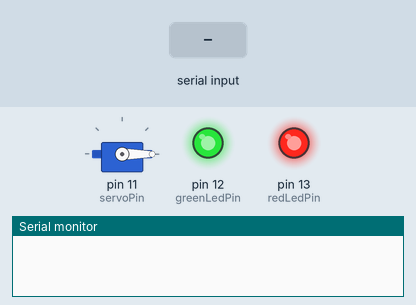
Bench run of a sketch on a simulated Arduino Uno, built with avr-gcc and run on an emulated ATmega328P. Parts: servo, output pins drawn as LEDs (lit = HIGH), the last lines printed to the serial monitor. The inputs (shaded band) are chosen by the test bench.

Above: at 0.1 s.
At 1.7 s:
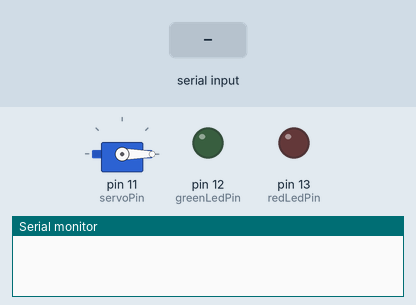
1.8 s: "g" received over Serial
At 2.9 s:
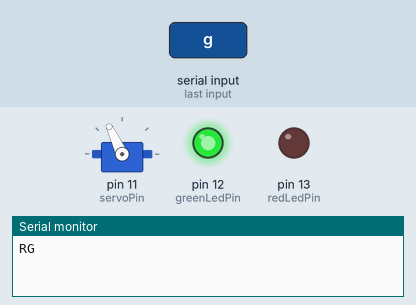
Timing chart, 0 to 8.3 s (numbered marks = the images above; inputs shaded):
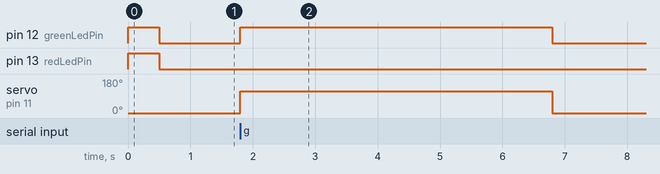

Measured:
- after the input at 1.8 s, pin 12 (greenLedPin): LOW → HIGH at once, → LOW 5.0 s later; servo on pin 11 (servoPin): 0° → 115° at once, → 0° 5.0 s later

The sketch:

arduino_lock.ino
```cpp
#include <Servo.h>

// settings
int lockPosition = 0;
int unlockPosition = 115;
int serialSpeed = 9600;

// pins
int servoPin = 11;
int greenLedPin = 12;
int redLedPin = 13;

// global servo
Servo servo;

// runs on start, takes a second to run
void setup()
{
  pinMode(redLedPin, OUTPUT);
  pinMode(greenLedPin, OUTPUT);
  digitalWrite(redLedPin,HIGH);
  digitalWrite(greenLedPin,HIGH);
  Serial.begin(serialSpeed);
  servo.attach(servoPin);
  lock();
  delay(500);
  servo.detach();
  digitalWrite(redLedPin,LOW);
  digitalWrite(greenLedPin,LOW);
}

// runs always after start
void loop()
{
    byte a;
    while (Serial.available())
    {
      Serial.write('R');
      a = Serial.read();
      if (a == 'g') //good
      {
        Serial.write('G');
        youShallPass();
      }else if (a == 'b') //bad
      {
        Serial.write('B');
        youShallNotPass();
      }
    }
}

// good auth
void youShallPass()
{
  servo.attach(servoPin);
  unlock();
  digitalWrite(greenLedPin,HIGH);
  delay(5000);
  digitalWrite(greenLedPin,LOW);
  lock();
  delay(500); //enough time for the lock to close
  servo.detach();
}

// bad auth
void youShallNotPass()
{
  digitalWrite(redLedPin,HIGH);
  delay(500);
  digitalWrite(redLedPin,LOW);
}


// move the servo to the locked position
void lock()
{
  servo.write(lockPosition);
}

// move the servo to the unlocked position
void unlock()
{
  servo.write(unlockPosition);
}
```
